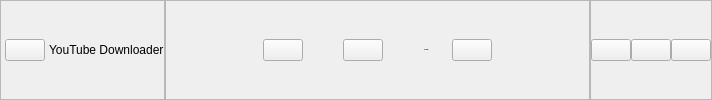
        <widget class="QWidget" name="headerContainer" native="true">
         <property name="maximumSize">
          <size>
           <width>16777215</width>
           <height>16777215</height>
          </size>
         </property>
         <layout class="QHBoxLayout" name="horizontalLayout_6" stretch="0,0,0">
          <property name="spacing">
           <number>0</number>
          </property>
          <property name="leftMargin">
           <number>0</number>
          </property>
          <property name="topMargin">
           <number>0</number>
          </property>
          <property name="rightMargin">
           <number>0</number>
          </property>
          <property name="bottomMargin">
           <number>0</number>
          </property>
          <item alignment="Qt::AlignLeft">
           <widget class="QFrame" name="appNameFrame">
            <property name="frameShape">
             <enum>QFrame::StyledPanel</enum>
            </property>
            <property name="frameShadow">
             <enum>QFrame::Raised</enum>
            </property>
            <layout class="QHBoxLayout" name="horizontalLayout_8">
             <property name="spacing">
              <number>4</number>
             </property>
             <property name="leftMargin">
              <number>4</number>
             </property>
             <property name="topMargin">
              <number>0</number>
             </property>
             <property name="rightMargin">
              <number>0</number>
             </property>
             <property name="bottomMargin">
              <number>0</number>
             </property>
             <item alignment="Qt::AlignVCenter">
              <widget class="QPushButton" name="youtubeIconBtn">
               <property name="toolTip">
                <string>Redirects To YouTube </string>
               </property>
               <property name="text">
                <string/>
               </property>
               <property name="icon">
                <iconset resource="res.qrc">
                 <normaloff>:/icons/icons/youtube.svg</normaloff>:/icons/icons/youtube.svg</iconset>
               </property>
              </widget>
             </item>
             <item alignment="Qt::AlignLeft">
              <widget class="QLabel" name="appNameLabel">
               <property name="text">
                <string>YouTube Downloader</string>
               </property>
              </widget>
             </item>
            </layout>
           </widget>
          </item>
          <item alignment="Qt::AlignHCenter">
           <widget class="QFrame" name="headerFrame2">
            <property name="sizePolicy">
             <sizepolicy hsizetype="Expanding" vsizetype="Preferred">
              <horstretch>0</horstretch>
              <verstretch>0</verstretch>
             </sizepolicy>
            </property>
            <property name="frameShape">
             <enum>QFrame::StyledPanel</enum>
            </property>
            <property name="frameShadow">
             <enum>QFrame::Raised</enum>
            </property>
            <layout class="QHBoxLayout" name="horizontalLayout_7" stretch="5,0,0,0,2,0,0,2,0,5">
             <property name="spacing">
              <number>0</number>
             </property>
             <property name="leftMargin">
              <number>40</number>
             </property>
             <property name="topMargin">
              <number>0</number>
             </property>
             <property name="rightMargin">
              <number>40</number>
             </property>
             <property name="bottomMargin">
              <number>0</number>
             </property>
             <item>
              <spacer name="horizontalSpacer">
               <property name="orientation">
                <enum>Qt::Horizontal</enum>
               </property>
               <property name="sizeHint" stdset="0">
                <size>
                 <width>40</width>
                 <height>20</height>
                </size>
               </property>
              </spacer>
             </item>
             <item alignment="Qt::AlignHCenter">
              <widget class="QPushButton" name="themeBtn">
               <property name="toolTip">
                <string>Toggles Different Themes</string>
               </property>
               <property name="text">
                <string/>
               </property>
               <property name="icon">
                <iconset resource="res.qrc">
                 <normaloff>:/icons/icons/cil-moon.png</normaloff>:/icons/icons/cil-moon.png</iconset>
               </property>
               <property name="iconSize">
                <size>
                 <width>28</width>
                 <height>28</height>
                </size>
               </property>
              </widget>
             </item>
             <item>
              <spacer name="horizontalSpacer_10">
               <property name="orientation">
                <enum>Qt::Horizontal</enum>
               </property>
               <property name="sizeHint" stdset="0">
                <size>
                 <width>40</width>
                 <height>20</height>
                </size>
               </property>
              </spacer>
             </item>
             <item alignment="Qt::AlignHCenter">
              <widget class="QPushButton" name="notificationBtn">
               <property name="toolTip">
                <string>Enables/Disables Notification</string>
               </property>
               <property name="text">
                <string/>
               </property>
               <property name="icon">
                <iconset resource="res.qrc">
                 <normaloff>:/icons/icons/cil-bell.png</normaloff>:/icons/icons/cil-bell.png</iconset>
               </property>
               <property name="iconSize">
                <size>
                 <width>28</width>
                 <height>28</height>
                </size>
               </property>
              </widget>
             </item>
             <item>
              <spacer name="horizontalSpacer_2">
               <property name="orientation">
                <enum>Qt::Horizontal</enum>
               </property>
               <property name="sizeHint" stdset="0">
                <size>
                 <width>40</width>
                 <height>20</height>
                </size>
               </property>
              </spacer>
             </item>
             <item alignment="Qt::AlignHCenter">
              <widget class="QLabel" name="speedIconLabel">
               <property name="minimumSize">
                <size>
                 <width>18</width>
                 <height>28</height>
                </size>
               </property>
               <property name="text">
                <string/>
               </property>
               <property name="pixmap">
                <pixmap resource="res.qrc">:/icons/icons/cil-speedometer.png</pixmap>
               </property>
              </widget>
             </item>
             <item alignment="Qt::AlignHCenter">
              <widget class="QLabel" name="internetSpeedLabel">
               <property name="font">
                <font>
                 <family>Segoe UI</family>
                 <pointsize>-1</pointsize>
                 <weight>75</weight>
                 <italic>false</italic>
                 <bold>true</bold>
                </font>
               </property>
               <property name="text">
                <string>10.8 MB/s</string>
               </property>
              </widget>
             </item>
             <item>
              <spacer name="horizontalSpacer_4">
               <property name="orientation">
                <enum>Qt::Horizontal</enum>
               </property>
               <property name="sizeHint" stdset="0">
                <size>
                 <width>40</width>
                 <height>20</height>
                </size>
               </property>
              </spacer>
             </item>
             <item alignment="Qt::AlignHCenter">
              <widget class="QPushButton" name="networkBtn">
               <property name="toolTip">
                <string>Toggles Internet Connection</string>
               </property>
               <property name="text">
                <string/>
               </property>
               <property name="icon">
                <iconset resource="res.qrc">
                 <normaloff>:/icons/icons/cil-wifi-signal-off.png</normaloff>:/icons/icons/cil-wifi-signal-off.png</iconset>
               </property>
               <property name="iconSize">
                <size>
                 <width>28</width>
                 <height>28</height>
                </size>
               </property>
              </widget>
             </item>
             <item>
              <spacer name="horizontalSpacer_3">
               <property name="orientation">
                <enum>Qt::Horizontal</enum>
               </property>
               <property name="sizeHint" stdset="0">
                <size>
                 <width>40</width>
                 <height>20</height>
                </size>
               </property>
              </spacer>
             </item>
            </layout>
           </widget>
          </item>
          <item alignment="Qt::AlignRight">
           <widget class="QFrame" name="appControlBtnFrame">
            <property name="frameShape">
             <enum>QFrame::StyledPanel</enum>
            </property>
            <property name="frameShadow">
             <enum>QFrame::Raised</enum>
            </property>
            <layout class="QHBoxLayout" name="horizontalLayout_5">
             <property name="spacing">
              <number>0</number>
             </property>
             <property name="leftMargin">
              <number>0</number>
             </property>
             <property name="topMargin">
              <number>0</number>
             </property>
             <property name="rightMargin">
              <number>0</number>
             </property>
             <property name="bottomMargin">
              <number>0</number>
             </property>
             <item>
              <widget class="QPushButton" name="appMinBtn">
               <property name="toolTip">
                <string>Minimize The Application</string>
               </property>
               <property name="text">
                <string/>
               </property>
               <property name="icon">
                <iconset resource="res.qrc">
                 <normaloff>:/icons/icons/icon_minimize.png</normaloff>:/icons/icons/icon_minimize.png</iconset>
               </property>
               <property name="iconSize">
                <size>
                 <width>40</width>
                 <height>40</height>
                </size>
               </property>
              </widget>
             </item>
             <item>
              <widget class="QPushButton" name="appMaxBtn">
               <property name="toolTip">
                <string>Maximize The Application</string>
               </property>
               <property name="text">
                <string/>
               </property>
               <property name="icon">
                <iconset resource="res.qrc">
                 <normaloff>:/icons/icons/icon_maximize.png</normaloff>:/icons/icons/icon_maximize.png</iconset>
               </property>
               <property name="iconSize">
                <size>
                 <width>40</width>
                 <height>40</height>
                </size>
               </property>
              </widget>
             </item>
             <item>
              <widget class="QPushButton" name="appCloseBtn">
               <property name="toolTip">
                <string>Close The Application</string>
               </property>
               <property name="text">
                <string/>
               </property>
               <property name="icon">
                <iconset resource="res.qrc">
                 <normaloff>:/icons/icons/icon_close.png</normaloff>:/icons/icons/icon_close.png</iconset>
               </property>
               <property name="iconSize">
                <size>
                 <width>40</width>
                 <height>40</height>
                </size>
               </property>
              </widget>
             </item>
            </layout>
           </widget>
          </item>
         </layout>
        </widget>
